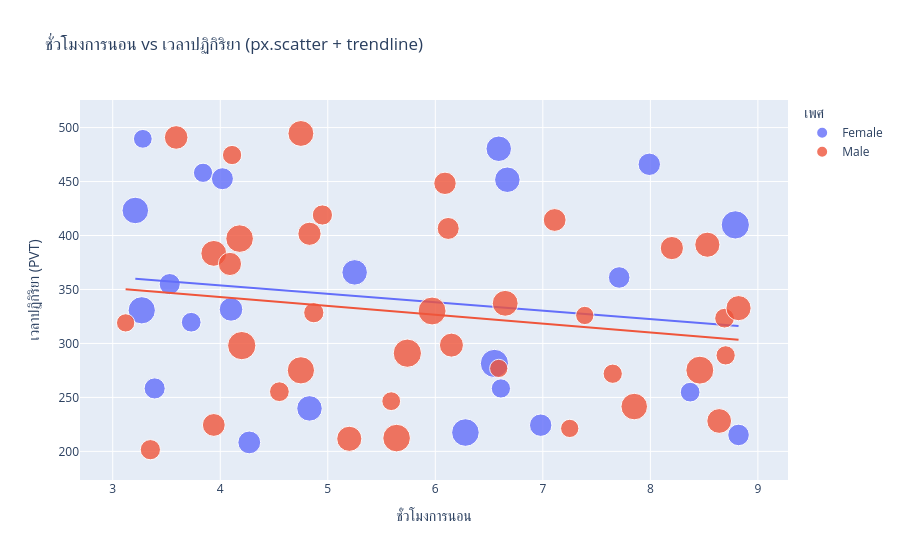

Notebook cell for this chart:
### Code cell
import pandas as pd
import plotly.express as px

# 1. อ่านข้อมูลจากไฟล์ CSV
df = pd.read_csv('Sleep_Deprivation.csv')

# 2. สร้างกราฟ Scatter พร้อมเส้นแนวโน้มตามรูปแบบในตัวอย่างเป๊ะๆ
fig = px.scatter(
    df,
    x='Sleep_Hours',  # ใช้ข้อมูลชั่วโมงการนอนเป็นแกน X
    y='PVT_Reaction_Time',  # ใช้ข้อมูลเวลาปฏิกิริยาเป็นแกน Y
    color='Gender',  # แยกสีตามเพศ
    size='Age',  # ปรับขนาดจุดตามอายุ
    trendline='ols',  # ใส่เส้นแนวโน้ม OLS (ต้องติดตั้ง statsmodels ก่อน)
    opacity=0.8,  # ความโปร่งแสงของจุด
    hover_data=[
        'Participant_ID'
    ],  # แสดงรหัสผู้เข้าร่วมเพิ่มเติมเมื่อเอาเมาส์ไปชี้
    title='ชั่วโมงการนอน vs เวลาปฏิกิริยา (px.scatter + trendline)',
    labels={
        'Sleep_Hours': 'ชั่วโมงการนอน',
        'PVT_Reaction_Time': 'เวลาปฏิกิริยา (PVT)',
        'Gender': 'เพศ',
        'Age': 'อายุ',
    },
)

# 3. แสดงผลกราฟ
fig.show()

### Figure 1 — Plotly figure (JSON) as saved in the notebook; plotly's stock layout.template omitted (floating-point values rounded to 4 significant figures)
{"data": [{"customdata": [["P1"], ["P9"], ["P12"], ["P13"], ["P14"], ["P16"], ["P21"], ["P22"], ["P26"], ["P29"], ["P30"], ["P32"], ["P33"], ["P35"], ["P37"], ["P41"], ["P43"], ["P46"], ["P49"], ["P54"], ["P55"], ["P57"], ["P59"]], "hovertemplate": "เพศ=Female<br>ชั่วโมงการนอน=%{x}<br>เวลาปฏิกิริยา (PVT)=%{y}<br>อายุ=%{marker.size}<br>Participant_ID=%{customdata[0]}<extra></extra>", "legendgroup": "Female", "marker": {"color": "#636efa", "opacity": 0.8, "size": [35, 20, 25, 27, 28, 30, 35, 20, 25, 43, 19, 26, 24, 43, 35, 21, 38, 27, 41, 21, 35, 24, 40], "sizemode": "area", "sizeref": 0.1075, "symbol": "circle"}, "mode": "markers", "name": "Female", "orientation": "v", "showlegend": true, "type": "scatter", "x": [5.25, 6.61, 8.82, 7.99, 4.27, 4.1, 6.67, 3.84, 7.71, 6.55, 3.28, 4.02, 3.39, 8.79, 4.83, 3.73, 3.21, 6.98, 6.28, 8.37, 6.59, 3.53, 3.27], "xaxis": "x", "y": [365.9, 258.3, 215.2, 466.0, 208.3, 331.5, 451.7, 458.1, 361.1, 281.5, 489.6, 452.6, 258.3, 409.9, 239.8, 319.6, 423.2, 224.3, 217.5, 254.9, 480.4, 355.0, 330.7], "yaxis": "y"}, {"hovertemplate": "<b>OLS trendline</b><br>PVT_Reaction_Time = -7.79857 * Sleep_Hours + 384.874<br>R<sup>2</sup>=0.024871<br><br>เพศ=Female<br>ชั่วโมงการนอน=%{x}<br>เวลาปฏิกิริยา (PVT)=%{y} <b>(trend)</b><extra></extra>", "legendgroup": "Female", "marker": {"color": "#636efa", "symbol": "circle"}, "mode": "lines", "name": "Female", "showlegend": false, "type": "scatter", "x": [3.21, 3.27, 3.28, 3.39, 3.53, 3.73, 3.84, 4.02, 4.1, 4.27, 4.83, 5.25, 6.28, 6.55, 6.59, 6.61, 6.67, 6.98, 7.71, 7.99, 8.37, 8.79, 8.82], "xaxis": "x", "y": [359.8, 359.4, 359.3, 358.4, 357.3, 355.8, 354.9, 353.5, 352.9, 351.6, 347.2, 343.9, 335.9, 333.8, 333.5, 333.3, 332.9, 330.4, 324.7, 322.6, 319.6, 316.3, 316.1], "yaxis": "y"}, {"customdata": [["P2"], ["P3"], ["P4"], ["P5"], ["P6"], ["P7"], ["P8"], ["P10"], ["P11"], ["P15"], ["P17"], ["P18"], ["P19"], ["P20"], ["P23"], ["P24"], ["P25"], ["P27"], ["P28"], ["P31"], ["P34"], ["P36"], ["P38"], ["P39"], ["P40"], ["P42"], ["P44"], ["P45"], ["P47"], ["P48"], ["P50"], ["P51"], ["P52"], ["P53"], ["P56"], ["P58"], ["P60"]], "hovertemplate": "เพศ=Male<br>ชั่วโมงการนอน=%{x}<br>เวลาปฏิกิริยา (PVT)=%{y}<br>อายุ=%{marker.size}<br>Participant_ID=%{customdata[0]}<extra></extra>", "legendgroup": "Male", "marker": {"color": "#EF553B", "opacity": 0.8, "size": [20, 18, 18, 36, 28, 22, 29, 18, 18, 29, 29, 31, 19, 36, 40, 34, 43, 43, 27, 36, 21, 38, 30, 28, 41, 42, 42, 21, 22, 26, 20, 34, 20, 33, 34, 41, 22], "sizemode": "area", "sizeref": 0.1075, "symbol": "circle"}, "mode": "markers", "name": "Male", "orientation": "v", "showlegend": true, "type": "scatter", "x": [8.7, 7.39, 6.59, 3.94, 3.94, 3.35, 8.2, 7.25, 3.12, 4.09, 4.83, 6.15, 5.59, 4.75, 4.75, 5.2, 5.74, 4.2, 6.09, 6.65, 8.69, 7.85, 3.59, 7.11, 5.64, 5.97, 8.46, 4.55, 4.87, 6.12, 4.11, 8.82, 7.65, 8.64, 8.53, 4.18, 4.95], "xaxis": "x", "y": [288.9, 325.9, 276.9, 383.4, 224.5, 201.6, 388.4, 221.3, 319.0, 373.7, 401.6, 298.4, 246.5, 494.6, 275.1, 211.7, 291.0, 298.0, 448.4, 337.2, 323.4, 241.5, 490.9, 414.4, 212.3, 330.1, 275.3, 255.3, 328.5, 406.6, 474.6, 332.7, 271.9, 228.2, 391.5, 397.1, 419.0], "yaxis": "y"}, {"hovertemplate": "<b>OLS trendline</b><br>PVT_Reaction_Time = -8.2105 * Sleep_Hours + 375.877<br>R<sup>2</sup>=0.030644<br><br>เพศ=Male<br>ชั่วโมงการนอน=%{x}<br>เวลาปฏิกิริยา (PVT)=%{y} <b>(trend)</b><extra></extra>", "legendgroup": "Male", "marker": {"color": "#EF553B", "symbol": "circle"}, "mode": "lines", "name": "Male", "showlegend": false, "type": "scatter", "x": [3.12, 3.35, 3.59, 3.94, 3.94, 4.09, 4.11, 4.18, 4.2, 4.55, 4.75, 4.75, 4.83, 4.87, 4.95, 5.2, 5.59, 5.64, 5.74, 5.97, 6.09, 6.12, 6.15, 6.59, 6.65, 7.11, 7.25, 7.39, 7.65, 7.85, 8.2, 8.46, 8.53, 8.64, 8.69, 8.7, 8.82], "xaxis": "x", "y": [350.3, 348.4, 346.4, 343.5, 343.5, 342.3, 342.1, 341.6, 341.4, 338.5, 336.9, 336.9, 336.2, 335.9, 335.2, 333.2, 330.0, 329.6, 328.7, 326.9, 325.9, 325.6, 325.4, 321.8, 321.3, 317.5, 316.4, 315.2, 313.1, 311.4, 308.6, 306.4, 305.8, 304.9, 304.5, 304.4, 303.5], "yaxis": "y"}], "layout": {"legend": {"itemsizing": "constant", "title": {"text": "เพศ"}, "tracegroupgap": 0}, "title": {"text": "ชั่วโมงการนอน vs เวลาปฏิกิริยา (px.scatter + trendline)"}, "xaxis": {"anchor": "y", "domain": [0, 1], "title": {"text": "ชั่วโมงการนอน"}}, "yaxis": {"anchor": "x", "domain": [0, 1], "title": {"text": "เวลาปฏิกิริยา (PVT)"}}}}
